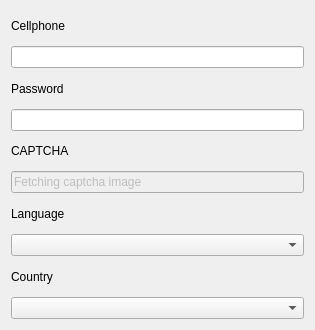
<?xml version="1.0" encoding="UTF-8"?>
<ui version="4.0">
 <class>LoginWidget</class>
 <widget class="QWidget" name="LoginWidget">
  <property name="geometry">
   <rect>
    <x>0</x>
    <y>0</y>
    <width>315</width>
    <height>330</height>
   </rect>
  </property>
  <property name="windowTitle">
   <string>Form</string>
  </property>
  <layout class="QVBoxLayout" name="verticalLayout">
   <item>
    <widget class="QLabel" name="label">
     <property name="text">
      <string>Cellphone</string>
     </property>
    </widget>
   </item>
   <item>
    <widget class="QLineEdit" name="cellphone">
     <property name="toolTip">
      <string>Your 10 digit cellphone number</string>
     </property>
    </widget>
   </item>
   <item>
    <widget class="QLabel" name="label_2">
     <property name="text">
      <string>Password</string>
     </property>
    </widget>
   </item>
   <item>
    <widget class="QLineEdit" name="password">
     <property name="toolTip">
      <string>The MXit password for your cellphone</string>
     </property>
     <property name="echoMode">
      <enum>QLineEdit::Password</enum>
     </property>
    </widget>
   </item>
   <item>
    <widget class="QLabel" name="captchaLabel">
     <property name="text">
      <string>CAPTCHA</string>
     </property>
    </widget>
   </item>
   <item>
    <widget class="QLineEdit" name="captchaLineEdit">
     <property name="enabled">
      <bool>false</bool>
     </property>
     <property name="toolTip">
      <string>Please enter the digits from the above image</string>
     </property>
     <property name="text">
      <string>Fetching captcha image</string>
     </property>
    </widget>
   </item>
   <item>
    <widget class="QLabel" name="label_4">
     <property name="text">
      <string>Language</string>
     </property>
    </widget>
   </item>
   <item>
    <widget class="QComboBox" name="languageComboBox"/>
   </item>
   <item>
    <widget class="QLabel" name="label_3">
     <property name="text">
      <string>Country</string>
     </property>
    </widget>
   </item>
   <item>
    <widget class="QComboBox" name="countriesComboBox"/>
   </item>
  </layout>
 </widget>
 <resources/>
 <connections/>
</ui>
